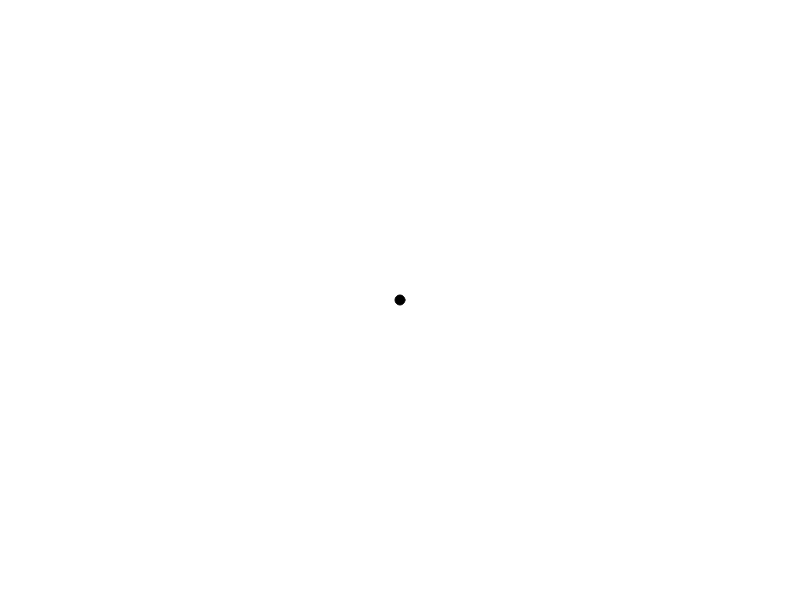
Frame 1 (no input)
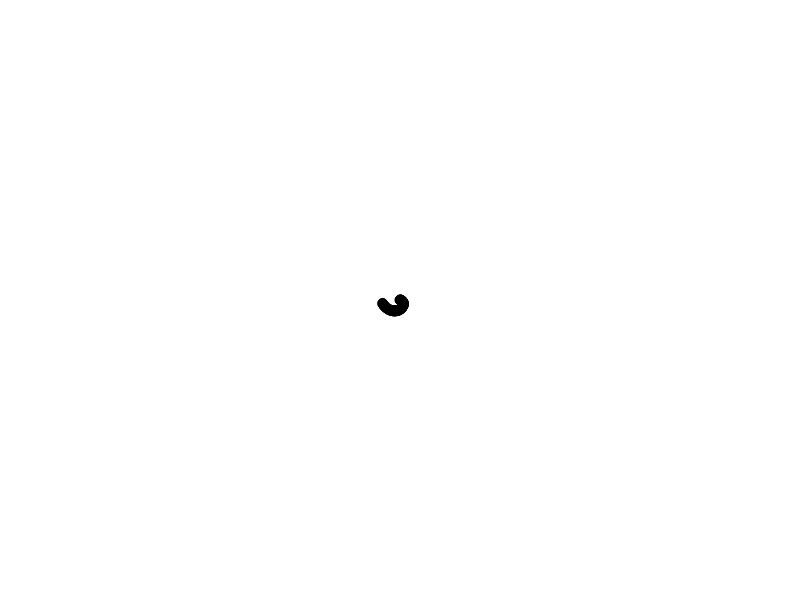
Frame 60 (no input)
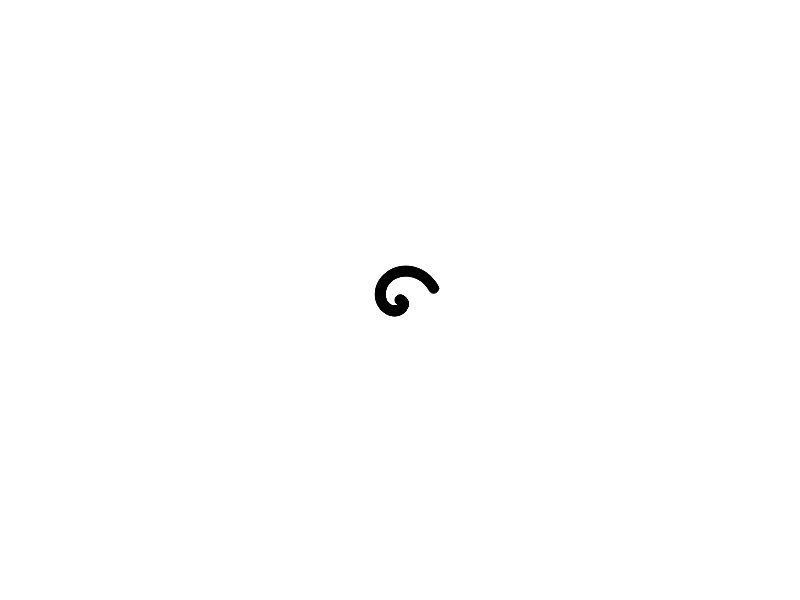
Frame 120 (the mouse pressed at the canvas centre since frame 60)

The p5.js sketch that drew these frames (run headless with seeded random() and noise() and a simulated clock; from frame 60 on, the mouse is pressed at the canvas centre):

// p5.js sketch
// ── sketch.js
let r = 0;
let theta = 0;
let size = 10;
let speed = 0.05;
let radiusStep = 0.3;

function setup() {
  createCanvas(800, 600);
  fill(0);
}

function draw() {
  let x = r * cos(theta);
  let y = r * sin(theta);
  translate(width/2, height /2);
  ellipse(x, y, size, size);
  theta += speed;
  r += radiusStep;
}
